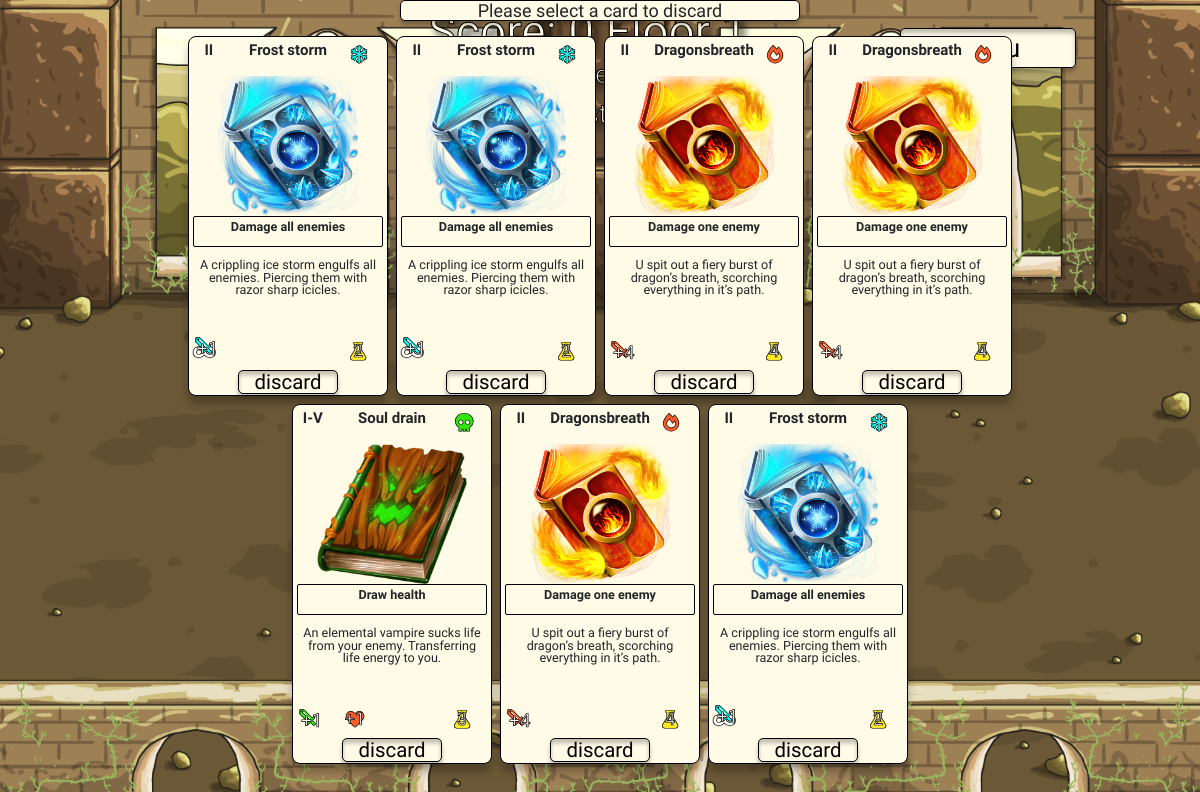
Page /battle/proceed-to-next-floor/ (signed in) on the committed database.
### battle/models.py (models this page shows, shortened)
class Game(models.Model):
    date_time_created = models.DateTimeField(auto_now=True)
    player = models.ForeignKey(Player, on_delete=models.CASCADE)
    completed = models.BooleanField(default=False)
    score = models.BigIntegerField(default=0)
    game_step = models.CharField(max_length=1, choices=settings.GAME_STEPS, default=1)
    current_game_floor = models.ForeignKey(Current_game_floor, on_delete=models.SET_NULL, default=1, null=True)
    current_game_floor_number = models.IntegerField(default=1)
    total_gamefloors_played =  models.IntegerField(default=0)

### profiles/models.py (models this page shows)
class Card(models.Model):
    in_freeversion = models.BooleanField(default=True)
    title = models.CharField(max_length=254, null=True, blank=True)
    description = models.TextField(max_length=1024, null=True, blank=True)
    image = models.ImageField(null=True, blank=True)
    image_url = models.URLField(null=True, blank=True)
    effect_text = models.CharField(max_length=254, null=True, blank=True)
    allowed_in_phase = models.CharField(max_length=4,
                                        choices=settings.ALLOWED_PHASES)
    attack_all = models.BooleanField(default=False)
    skill_style = models.CharField(max_length=2, choices=settings.SKILL_STYLES)
    attack_modifier = models.IntegerField(default=0)
    healing_modifier = models.IntegerField(default=0)
    defence_modifier = models.IntegerField(default=0)
    mana_cost = models.IntegerField(default=2)
    cards_discard_cost = models.IntegerField(default=0)
    def __str__(self):
        return self.title

### battle/views.py (the view)
# urls.py: path('proceed-to-next-floor/', views.proceed_to_next_floor, name='proceed_to_next_floor'),
def proceed_to_next_floor(request):
    current_user = request.user
    player = Player.objects.get(user=current_user)
    game = Game.objects.get(player=player, completed=False)
    current_game_floor = Current_game_floor.objects.get(pk=game.current_game_floor.pk)
    if game.current_game_floor_number != 15:
        cards = Card.objects.all()
        messages.info(request, "Please select a card to discard")
    if game.current_game_floor_number == 15:
        game.completed = True
        game.save()
        return redirect("home:how-to-play")
    context = {
        "game": game,
        "player": player,
        "cards": cards,
        "current_game_floor": current_game_floor,
    }
    return render(request, 'battle/proceed/proceed-to-next-floor.html', context)

### profiles/models.py (called while the page is built)
    def __str__(self):
        return str(self.card)

### battle/templates/battle/proceed/proceed-to-next-floor.html (shortened to what this page needs)
{% extends "base.html" %}
{% load static %}
{% block extra_css %}
<link rel="stylesheet" href="{% static 'battle/css/battle.css' %}">
{% endblock %}
{% block body_background %}class="battle-bg"{% endblock %}
{% block content %}
<div class="container-fluid">
    <div class="row mt-1 floor z1000">
        <div class="col-12">
            <div class="row">
                <div class="col-12 title text-center">
                    <h1 class="medium-large-text mb-0">Score: {{ game.score }} Floor
                        {{ game.current_game_floor_number }}
                    </h1>
                    <h2 class="medium-text">Phase {{ current_game_floor.get_current_phase_display }}</h2>
                    <h2 class="medium-small-text game-step-nr" data-step="{{ game.game_step }}"> game step:
                        {{ game.game_step }}</h2>
                </div>
                <div class="col-2 offset-9 mt-md-4 z500">
                    <div class="position-relative d-grid">
                        <a class="position-relative button medium-text text-center" href="{% url 'home:main-menu' %}">
                        </a>
                    </div>
                </div>
            </div>
        </div>
    </div>
    <div class="row">
        <div class="col-12 h-100 z2000 card-screen">
            <div class="row display-flex justify-content-center">
                {% for player_card in player.hand.all %}
                <div class="col-2 m-1 p-1 skill-card">
                    {% for card in cards %}
                    {% if player_card|lower == card.title|lower %}
                    <div class="row card-title-row m-0">
                        <div class="col-2 p-0">
                            <h3 class="text-center m-0 align-middle card-title">{{ card.get_allowed_in_phase_display }}
                            </h3>
                        </div>
                        <div class="col-8 p-0">
                            <h2 class="text-center align-middle m-0 card-title">{{ card.title }}</h2>
                        </div>
                        <div class="col-2 p-0">
                            {% if card.skill_style|lower == "fr" %}
                            <span></span>
                            {% endif %}
                            {% if card.skill_style|lower == "ic" %}
                            <span></span>
                            {% endif %}
                            {% if card.skill_style|lower == "dr" %}
                            <span></span>
                            {% endif %}
                        </div>
                    </div>
                    <div class="row m-0 card-image-row">
                        <img class="card-image" src="{{MEDIA_URL}}{{ card.image.name }}" alt="{{card}} image">
                    </div>
                    <div class="row m-0 card-effect-row">
                        <div class="col-12 px-1 mb-1 card-effect">
                            <h3 class="text-center card-effect-text">{{ card.effect_text }}</h3>
                        </div>
                    </div>
                    <div class="row m-0 card-description-row">
                        <p class="text-center card-description-text">{{ card.description }}</p>
                    </div>
                    <div class="row card-effect-row m-0">
                        <div class="col-3 p-0">
                            {% if card.attack_modifier  %}
                            <span><img
                                    class="position-absolute {% if not card.attack_all %}mt-1 {% endif %}card_action_effect"
                                    src="{{MEDIA_URL}}sword_{{ card.get_skill_style_display|lower }}.svg"
                                    alt="{{ card.get_skill_style_display|lower }} attack"></span>
                            <span
                                class="position-absolute px-1 {% if not card.attack_all %}mt-1 {% endif %}fa-inverse text-center attack-stat-number stroke">+{{ card.attack_modifier }}</span>
                            {% endif %}
                        </div>
                        <div class="col-6 p-0">
                            <div class="row">
                                <div class="col-6 p-0">
                                    {% if card.healing_modifier  %}
                                    <span class="fa-stack fire stroke card-heal-icon fa-fw">
                                        <i class="fas fa-stack-1x fa-heart"></i>
                                        <span
                                            class="fa-stack-1x fa-inverse stat-number">+{{ card.healing_modifier }}</span>
                                    </span>
                                    {% endif %}
                                </div>
                                <div class="col-6">
                                </div>
                            </div>
                        </div>
                        <div class="col-3 p-0">
                            {% if card.mana_cost %}
                            <span class="fa-stack card-cost-icon mana stroke fa-fw">
                                <i class="fas fa-stack-1x fa-flask"></i>
                                <span class="fa-stack-1x fa-inverse stat-number">{{ card.mana_cost }}</span>
                            </span>
                            {% endif %}
                        </div>
                    </div>
                    <div class="row">
                        <div class="col-12 text-center">
                            <form method="POST" action="{% url 'battle:card-select' player_card.id %}">
                                <button type="submit" name="card-select" class="button small-text px-3">discard</button>
                            </form>
                        </div>
                    </div>
                    {% endif %}
                    {% endfor %}
                </div>
                {% if forloop.counter|divisibleby:"4" %}
            </div>
            <div class="row display-flex justify-content-center">
                {% endif %}
                {% endfor %}
            </div>
        </div>
    </div>
</div>
{% endblock %}

### templates/base.html (shortened to what this page needs)
{% load static %}
<!DOCTYPE html>
<html lang="en">
<head>
    {% block corecss %}
    <link rel="stylesheet" href="https://use.fontawesome.com/releases/v5.15.4/css/all.css"
>
    <link rel="stylesheet" href="{% static 'css/base.css' %}">
    <link href="https://cdn.jsdelivr.net/npm/bootstrap@5.1.1/dist/css/bootstrap.min.css" rel="stylesheet"
>
    {% endblock %}
    {% block extra_css %}
    {% endblock %}
</head>
<body {% block body_background %}{% endblock %}>
    {% if messages %}
    <div class="container-fluid messages-container">
        <div class="row display-flex justify-content-center">
            <div class="col-10 col-md-6 col-lg-4 text-center menu-banner small-text messages">
                {% for message in messages %}
                <span{% if message.tags %} class="{{ message.tags }} align-middle" {% endif %}>{{ message }}</span>
                    {% endfor %}
            </div>
        </div>
    </div>
    {% endif %}
    {% block content %}
    {% endblock %}
</body>
</html>

### static/css/base.css (style rules this page uses)
html { height: 100%; width: 100%; }
:root { --ice: #0CF9F8; --offwhite: #FFFBE7; --drain: #2FE809; --fire: #FF5C28; --healing: #BED2F8; --golem: #D08617; --grey: #A0A0A0; --lightning: #F91EED; --mana: #FFE922; --xp-color:#E8FEFF; }
.fire { color: var(--fire); }
.mana { color: var(--mana); }
body, h1, h2, h3, h4, h5, p { font-family: 'Stylish', sans-serif; }
.medium-large-text { font-size: calc(10px + 3vw); }
.medium-text { font-size: calc(16px + 0.8vw); }
.medium-small-text { font-size: calc(10px + 1.4vw); }
.small-text { font-size: calc(6px + 1.2vw); line-height: 100%; }
.title { color: var(--offwhite); -webkit-text-stroke: 1px black; text-shadow: 5px 5px 8px black; line-height:0.8; }
.stroke { -webkit-text-stroke: 0.7px black; }
.menu-banner { border-radius: 5px; font-family: 'Stylish', sans-serif; font-size: calc(12px + 0.5vw); background-color: var(--offwhite); border: black solid 0.8px; margin: 10px; box-shadow: 0px 4px 4px 0px rgba(0, 0, 0, 0.25); }
.messages-container { position: fixed; z-index: 3000; }
a.button, button.button { color: black; text-decoration: none; border-radius: 5px; font-family: 'Stylish', sans-serif; background-color: var(--offwhite); border: black solid 0.8px; box-shadow: 0px 4px 4px 0px rgba(0, 0, 0, 0.25),0px 4px 4px 0px rgba(0, 0, 0, 0.25) inset; }

### battle/static/battle/css/battle.css (style rules this page uses)
.battle-bg { background-image: url('../../../media/battle_background_3.png'); height: 100vh; width: 100vw; background-position: center; background-repeat: no-repeat; background-size: cover; }
.skill-card { border-radius: 8px; font-family: 'Stylish', sans-serif; background-color: var(--offwhite); border: black solid 0.5px; box-shadow: 0px 8px 8px 0px rgba(0, 0, 0, 0.25); height: 45vh; }
.card-effect { border-radius: 2px; background-color: var(--offwhite); border: black solid 0.5px; }
.card-image { height: 100%; object-fit: contain; }
.card-effect-text { font-size: calc(3px + 0.8vw); font-weight: 600; margin: 2px 0px 2px 0px; }
.card-title { font-size: calc(3px + 1vw); font-weight: 600; }
.card-description-text { padding-top: 0.5rem; padding-left: 0.2rem; padding-right: 0.2rem; font-size: calc(3px + 0.8vw); font-weight: 500; line-height: 100%; }
.card-cost-icon, .card-heal-icon { font-size: calc(6px + 1vw); top: -2px; }
.attack-stat-number { font-size: calc(7px + 1vw); }
.card_action_effect { width: calc(10px + 1vw); }
.card-title-row { height: 10%; }
.card-image-row { height: 40%; }
.card-effect-row { height: 10%; }
.card-description-row { height: 24%; }
.battle-screen, .card-screen { position: fixed; top: 4%; }
.floor { width: 100%; }
.z500 { position: fixed; z-index: 500; }
.z1000 { position: fixed; z-index: 1000; left: 0px; }
.z2000 { z-index: 2000; }

### rows in the picture
Game: score "0", current_game_floor_number "1"
Card: allowed_in_phase "II", title "Frost storm", image.name (picture), effect_text "Damage all enemies", description "A crippling ice storm engulfs all enemies. Piercing them with razor sharp icicles.", shows a picture, attack_modifier "1", mana_cost "2"
Card: allowed_in_phase "II", title "Dragonsbreath", image.name (picture), effect_text "Damage one enemy", description "U spit out a fiery burst of dragon’s breath, scorching everything in it’s path.", shows a picture, attack_modifier "4", mana_cost "4"
Card: allowed_in_phase "I-V", title "Soul drain", image.name (picture), effect_text "Draw health", description "An elemental vampire sucks life from your enemy. Transferring life energy to you.", shows a picture, attack_modifier "1", healing_modifier "1", mana_cost "3"

### other values in the picture
{{ message }} "Please select a card to discard"
